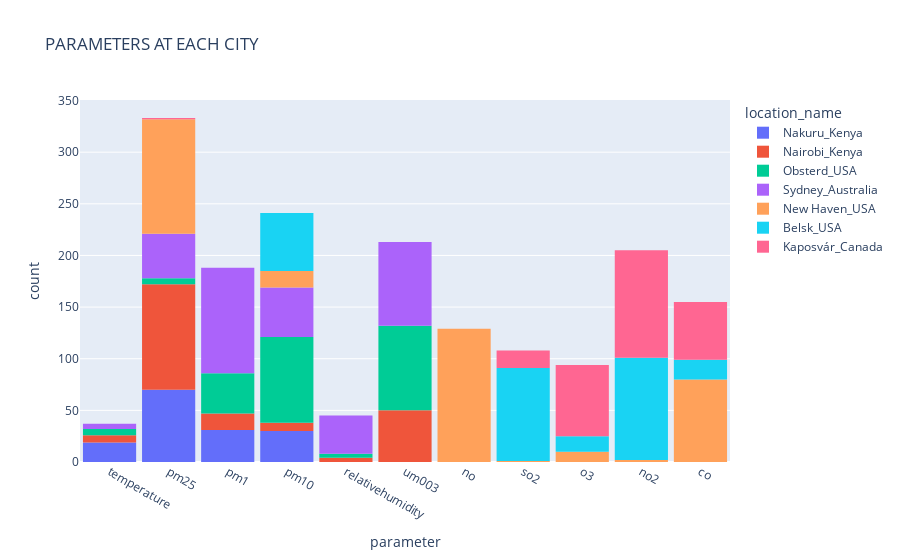

The cell this chart's notebook holds for it:
### Markdown cell above
## GENERAL EXPLORATORY ANALYSIS, VISUALIZATION & INTEPRETATION

### Code cell
# Total number of parameters at each city grouped by location name

fig = px.histogram(cities1, x='parameter',color='location_name', 
                   title='PARAMETERS AT EACH CITY')
fig.update_layout(bargap=0.1)

### Figure 1 — Plotly figure (JSON) as saved in the notebook; plotly's stock layout.template omitted (floating-point values rounded to 4 significant figures; data arrays with more than 128 entries replaced by an {"elided": "..."} marker saying what was removed)
{"data": [{"alignmentgroup": "True", "bingroup": "x", "hovertemplate": "location_name=Nakuru_Kenya<br>parameter=%{x}<br>count=%{y}<extra></extra>", "legendgroup": "Nakuru_Kenya", "marker": {"color": "#636efa", "pattern": {"shape": ""}}, "name": "Nakuru_Kenya", "offsetgroup": "Nakuru_Kenya", "orientation": "v", "showlegend": true, "type": "histogram", "x": {"elided": "150 str values"}, "xaxis": "x", "yaxis": "y"}, {"alignmentgroup": "True", "bingroup": "x", "hovertemplate": "location_name=Nairobi_Kenya<br>parameter=%{x}<br>count=%{y}<extra></extra>", "legendgroup": "Nairobi_Kenya", "marker": {"color": "#EF553B", "pattern": {"shape": ""}}, "name": "Nairobi_Kenya", "offsetgroup": "Nairobi_Kenya", "orientation": "v", "showlegend": true, "type": "histogram", "x": {"elided": "187 str values"}, "xaxis": "x", "yaxis": "y"}, {"alignmentgroup": "True", "bingroup": "x", "hovertemplate": "location_name=Obsterd_USA<br>parameter=%{x}<br>count=%{y}<extra></extra>", "legendgroup": "Obsterd_USA", "marker": {"color": "#00cc96", "pattern": {"shape": ""}}, "name": "Obsterd_USA", "offsetgroup": "Obsterd_USA", "orientation": "v", "showlegend": true, "type": "histogram", "x": {"elided": "220 str values"}, "xaxis": "x", "yaxis": "y"}, {"alignmentgroup": "True", "bingroup": "x", "hovertemplate": "location_name=Sydney_Australia<br>parameter=%{x}<br>count=%{y}<extra></extra>", "legendgroup": "Sydney_Australia", "marker": {"color": "#ab63fa", "pattern": {"shape": ""}}, "name": "Sydney_Australia", "offsetgroup": "Sydney_Australia", "orientation": "v", "showlegend": true, "type": "histogram", "x": {"elided": "316 str values"}, "xaxis": "x", "yaxis": "y"}, {"alignmentgroup": "True", "bingroup": "x", "hovertemplate": "location_name=New Haven_USA<br>parameter=%{x}<br>count=%{y}<extra></extra>", "legendgroup": "New Haven_USA", "marker": {"color": "#FFA15A", "pattern": {"shape": ""}}, "name": "New Haven_USA", "offsetgroup": "New Haven_USA", "orientation": "v", "showlegend": true, "type": "histogram", "x": {"elided": "349 str values"}, "xaxis": "x", "yaxis": "y"}, {"alignmentgroup": "True", "bingroup": "x", "hovertemplate": "location_name=Belsk_USA<br>parameter=%{x}<br>count=%{y}<extra></extra>", "legendgroup": "Belsk_USA", "marker": {"color": "#19d3f3", "pattern": {"shape": ""}}, "name": "Belsk_USA", "offsetgroup": "Belsk_USA", "orientation": "v", "showlegend": true, "type": "histogram", "x": {"elided": "279 str values"}, "xaxis": "x", "yaxis": "y"}, {"alignmentgroup": "True", "bingroup": "x", "hovertemplate": "location_name=Kaposvár_Canada<br>parameter=%{x}<br>count=%{y}<extra></extra>", "legendgroup": "Kaposvár_Canada", "marker": {"color": "#FF6692", "pattern": {"shape": ""}}, "name": "Kaposvár_Canada", "offsetgroup": "Kaposvár_Canada", "orientation": "v", "showlegend": true, "type": "histogram", "x": {"elided": "247 str values"}, "xaxis": "x", "yaxis": "y"}], "layout": {"bargap": 0.1, "barmode": "relative", "legend": {"title": {"text": "location_name"}, "tracegroupgap": 0}, "title": {"text": "PARAMETERS AT EACH CITY"}, "xaxis": {"anchor": "y", "domain": [0, 1], "title": {"text": "parameter"}}, "yaxis": {"anchor": "x", "domain": [0, 1], "title": {"text": "count"}}}}
